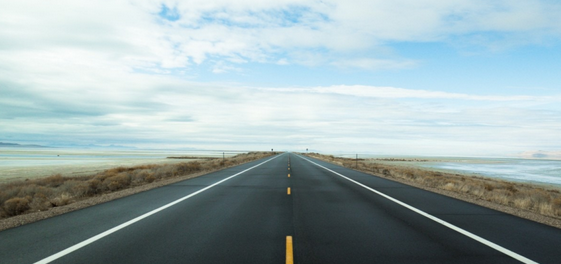
#> input picture roadd.png, 561 x 264 px
$ python opencv.py
#> lines starting #> are read from the running program, lines starting #| are printed output that depends on the picture; after the words box and inside, x2 and y2 are one past the last pixel; in counts of white or black regions, pixels touching at a corner belong together
import cv2
import numpy as np

# Function to draw labels on the image
def draw_labels(image):
    cv2.rectangle(image, (10, 10), (40, 40), (255, 0, 255), -1)
    cv2.putText(image, 'White Lane', (50, 30), cv2.FONT_HERSHEY_SIMPLEX, 0.5, (0, 0, 0), 2)
    cv2.putText(image, 'White Lane', (50, 30), cv2.FONT_HERSHEY_SIMPLEX, 0.5, (255, 0, 255), 1)

    cv2.rectangle(image, (10, 50), (40, 80), (0, 255, 0), -1)
    cv2.putText(image, 'Yellow Lane', (50, 70), cv2.FONT_HERSHEY_SIMPLEX, 0.5, (0, 0, 0), 2)
    cv2.putText(image, 'Yellow Lane', (50, 70), cv2.FONT_HERSHEY_SIMPLEX, 0.5, (0, 255, 0), 1)
    return image

# Function to select region of interest
def region_selection(image):
	mask = np.zeros_like(image)
	if len(image.shape) > 2:
		channel_count = image.shape[2]
		ignore_mask_color = (255,) * channel_count
	else:
		ignore_mask_color = 255
	rows, cols = image.shape[:2]
	bottom_left = [cols * 0, rows]
	top_left	 = [cols * 0.4, rows * 0.6]
	bottom_right = [cols, rows]
	top_right = [cols * 0.6, rows * 0.6]
	vertices = np.array([[bottom_left, top_left, top_right, bottom_right]], dtype=np.int32)
	cv2.fillPoly(mask, vertices, ignore_mask_color)
	masked_image = cv2.bitwise_and(image, mask)
	return masked_image


# Read the image
img = cv2.imread("roadd.png")
#> img is the input picture: shape (264, 561, 3); mean B, G, R 173.8, 171.7, 154.5
im2 = img.copy()

hsv = cv2.cvtColor(img, cv2.COLOR_BGR2HSV)
#> hsv: shape (264, 561, 3); mean H, S, V 85.8, 42.7, 177.6

# Mask for white lanes
white_lower = np.array([0, 0, 180])
white_upper = np.array([180, 25, 255])
white_mask = cv2.inRange(hsv, white_lower, white_upper)
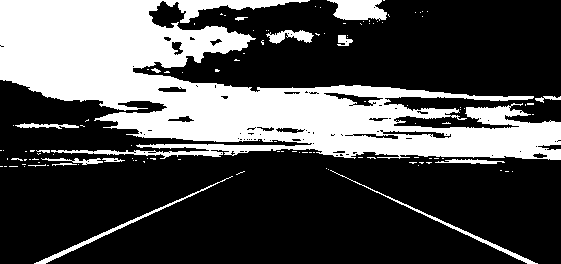
#> white_mask: shape (264, 561); 30.7% white; 115 white regions (98 under 20 px), largest, box (x1, y1, x2, y2) and area: (0, 0, 561, 160) 41633, (327, 0, 387, 21) 920, (34, 176, 233, 264) 638

# Mask for yellow lanes
yellow_lower = np.array([15, 110, 80])
yellow_upper = np.array([35, 255, 255])
yellow_mask = cv2.inRange(hsv, yellow_lower, yellow_upper)
#> yellow_mask: shape (264, 561); 0.38% white; 49 white regions (43 under 20 px), largest, box (x1, y1, x2, y2) and area: (286, 237, 293, 264) 185, (102, 168, 126, 178) 100, (133, 166, 152, 170) 35, (554, 199, 561, 205) 26, (13, 199, 27, 202) 23, (146, 174, 154, 179) 21


# Combine masks
#rblur  = cv2.bilateralFilter(img, 9, 75, 75)
blurrr = cv2.GaussianBlur(img, (5, 5), 10)
cann = cv2.Canny(blurrr, 50, 150)
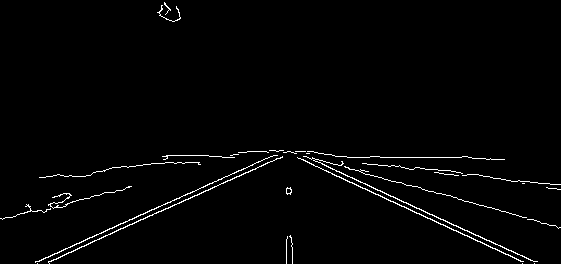
#> cann: shape (264, 561); 1.8% white in thin lines or dots
selection = region_selection(cann)
#> in region_selection, `cv2.fillPoly(mask, vertices, ignore_mask_color)`:
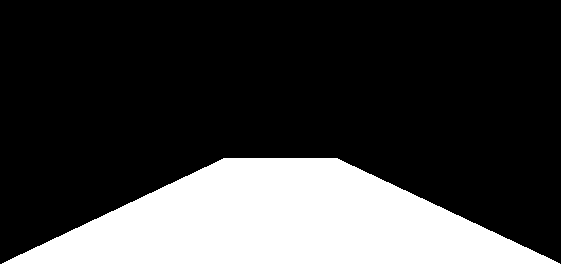
#> mask: shape (264, 561); 24.1% white; 1 white region, box (x1, y1, x2, y2) and area: (2, 158, 560, 264) 35679
#> in region_selection, `masked_image = cv2.bitwise_and(image, mask)`: masked_image: shape (264, 561); 0.97% white in thin lines or dots, all inside (x1, y1, x2, y2) = (35, 158, 538, 264)


rblur1  = cv2.bilateralFilter(white_mask, 9, 75, 75)
blurrr1 = cv2.GaussianBlur(rblur1, (5, 5), 10)
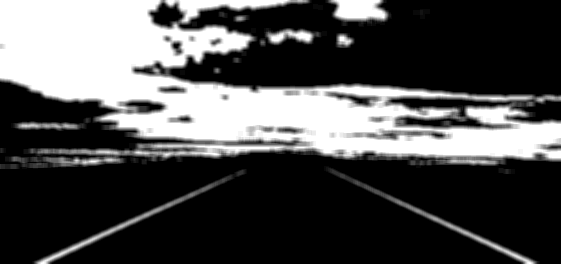
#> blurrr1: shape (264, 561); min 0, max 255, mean 78.2
cann1 = cv2.Canny(blurrr1, 50, 150)
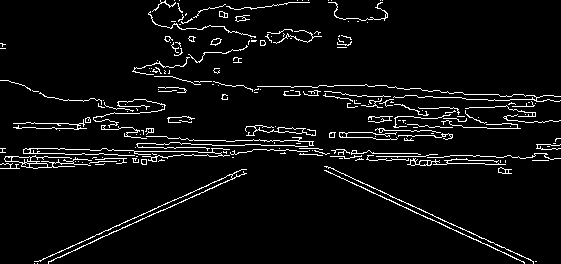
#> cann1: shape (264, 561); 5.2% white in thin lines or dots
selection1 = region_selection(cann1)
#> in region_selection (call 2), `masked_image = cv2.bitwise_and(image, mask)`: masked_image: shape (264, 561); 0.72% white in thin lines or dots, all inside (x1, y1, x2, y2) = (34, 166, 537, 264)
white_layer = cv2.bitwise_and(selection1, selection)
#> white_layer: shape (264, 561); 0.65% white in thin lines or dots, all inside (x1, y1, x2, y2) = (35, 166, 537, 264)

rblur2 = cv2.bilateralFilter(yellow_mask, 9, 75, 75)
blurrr2 = cv2.GaussianBlur(rblur2, (5, 5), 10)
cann2 = cv2.Canny(blurrr2, 100, 250)
#> cann2: shape (264, 561); 0.34% white in thin lines or dots, all inside (x1, y1, x2, y2) = (11, 163, 561, 264)
selection2 = region_selection(cann2)
#> in region_selection (call 3), `masked_image = cv2.bitwise_and(image, mask)`:
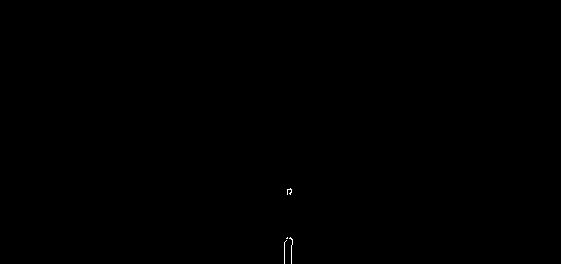
#> masked_image: shape (264, 561); 0.05% white in thin lines or dots, all inside (x1, y1, x2, y2) = (284, 188, 293, 264)
yellow_layer = cv2.bitwise_and(selection2, selection)
#> yellow_layer: shape (264, 561); 0.01% white in thin lines or dots, all inside (x1, y1, x2, y2) = (286, 188, 293, 247)

# Draw the lanes
col1 = np.zeros((selection1.shape[0], selection1.shape[1], 3), dtype=np.uint8)
col1[selection1 == 255] = (255, 0, 255)

col2 = np.zeros((selection2.shape[0], selection2.shape[1], 3), dtype=np.uint8)
col2[selection2 == 255] = (0, 255, 0)

# Combine the lanes with the original image
final = cv2.addWeighted(img, 0.8, col1, 1, 0)
final_again = cv2.addWeighted(final, 1, col2, 1, 0)

# Display the image
cv2.imshow('prefinal', draw_labels(final_again))
#> in draw_labels, `cv2.putText(image, 'Yellow Lane', (50, 70), cv2.FONT_HERSHEY_SIMPLEX, ..`:
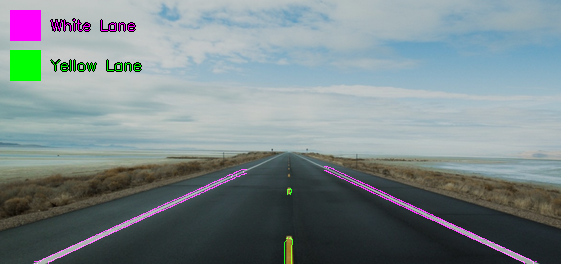
#> image: shape (264, 561, 3); mean B, G, R 138.2, 135.4, 123
cv2.waitKey(0)
cv2.destroyAllWindows()
